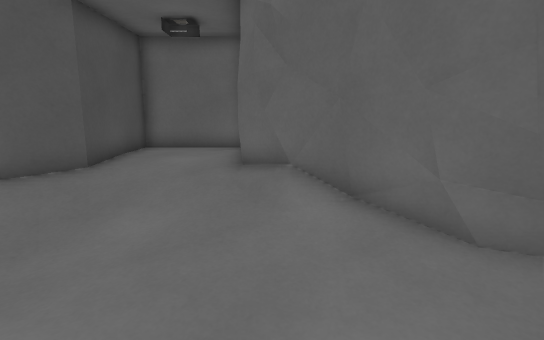
view 1 (above)

13 first-person views from a walk through a Godot game level. The camera is 1.4 m above the floor, tilts 10° down and sees 80° across. The floor is counted in squares, 0.6 m on a side. Each view is taken from the middle of a square. On the plan, view 1 faces up. The plan holds only what a view shows up to about 19 squares ahead; the rest is blank. The place goes on beyond the plan. Flat picture figures and markers are left out. Characters and animated objects are not drawn.

view 2
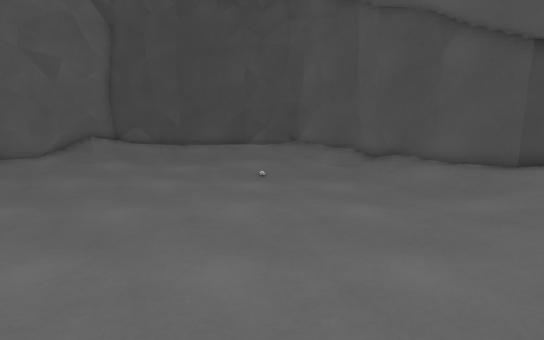

view 3
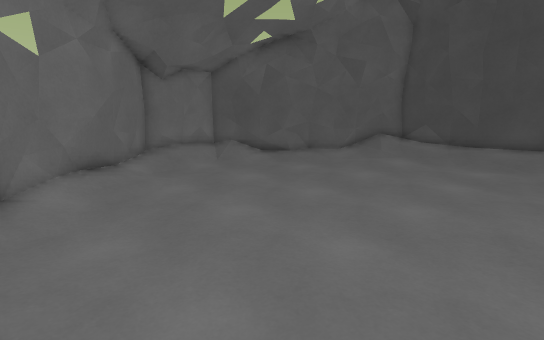

view 4
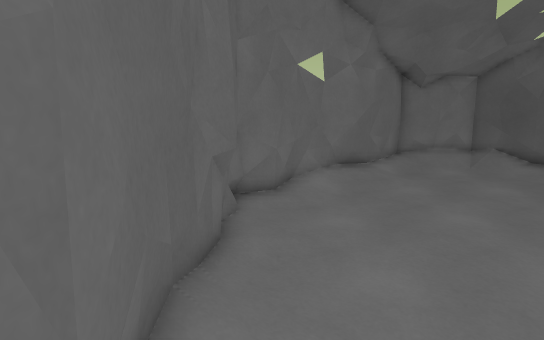

view 5
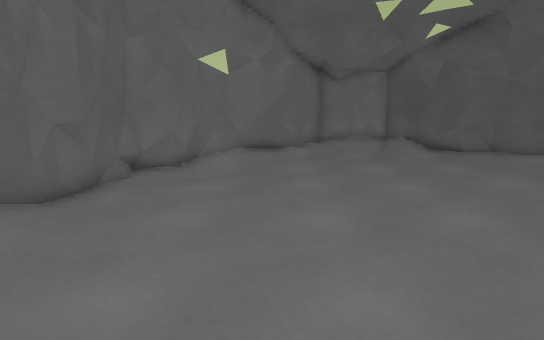

view 6
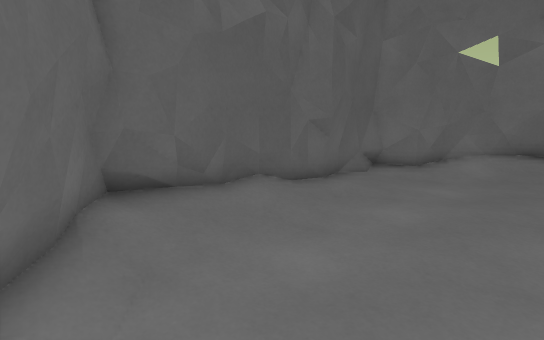

view 7
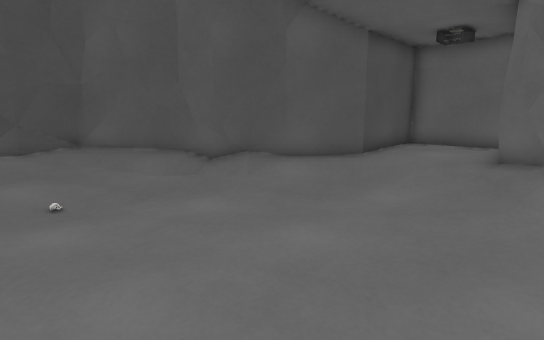

view 8
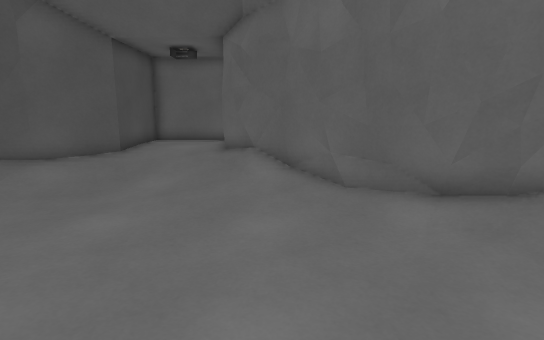

view 9
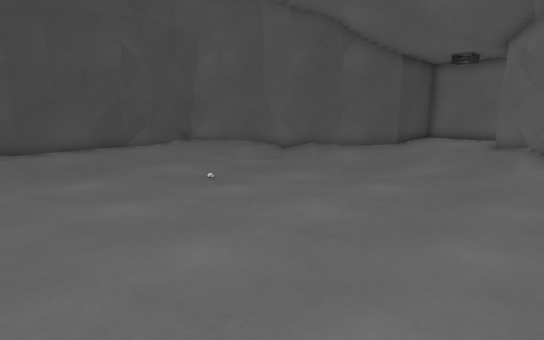

view 10
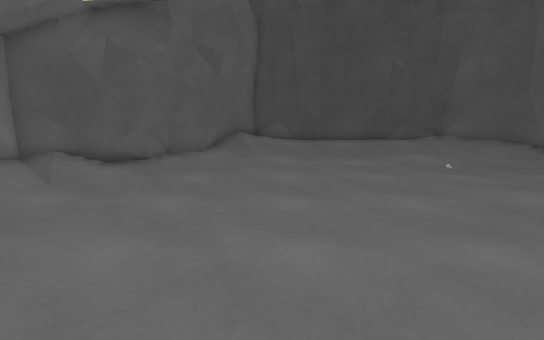

view 11
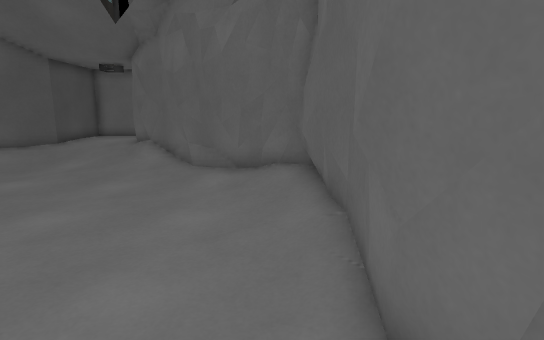

view 12
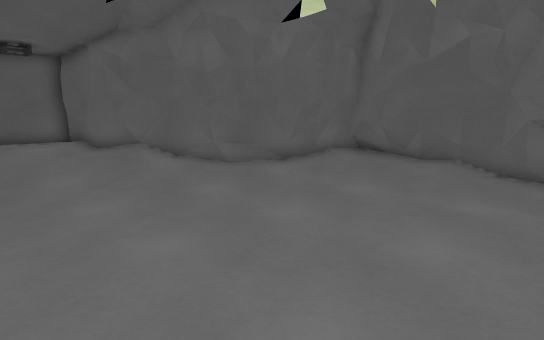

view 13
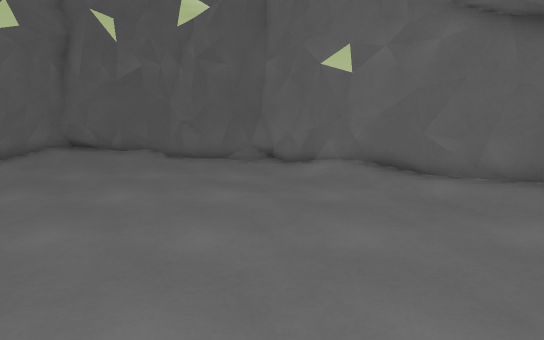

### Floor plan
Key: @ floor where view 1 was taken; # wall or solid block; . main floor; : floor 0.25 m higher than the main floor; + floor 0.5 m higher than the main floor; * floor 0.75 m higher than the main floor; / step, stairs or slope; = window, fence, low wall or low ledge.
Columns run from 13 left of view 1 to 7 right of it. Each row starts with its distance up from view 1.
 12         #####
 11         #***#
 10         #* *
  9         #+++#
  8        ##+++##
  7       ##/////##
  6      ##//::///##
  5     =#//...::::##
  4    ##/:.....::.:##
  3   ##/............##
  2  ##/:.............###
  1  #//:.............:/#
  0 ##:::........@...../#
 -1 ##:::..............:#
 -2 #+:::..............:#
 -3 #+/:...............:#
 -4 #+:.................#
 -5 #+/.................#
 -6 #+:.................#
 -7 ##/::...............#
 -8 =#/:::..............#
 -9  #//::.............##
-10  ##::.............:#
-11   ##:............/##
-12    ##:........::###
-13     ##/.......:##
-14      ##:......##
-15       =#//::/##
-16        #######

Where each view was taken, in squares from view 1:
view 1: 0 up, 0 right, facing up
view 2: 0 up, 6 right, facing left
view 3: 1 down, 6 right, facing down-left
view 4: 1 up, 6 right, facing down
view 5: 3 up, 2 right, facing down
view 6: 3 up, 1 right, facing down-right
view 7: 2 down, 1 right, facing up-left
view 8: 4 down, 1 right, facing up
view 9: 7 down, 2 right, facing up-left
view 10: 8 down, 6 right, facing left
view 11: 8 down, 6 right, facing up
view 12: 6 down, 5 left, facing up-right
view 13: 9 down, 9 left, facing right
